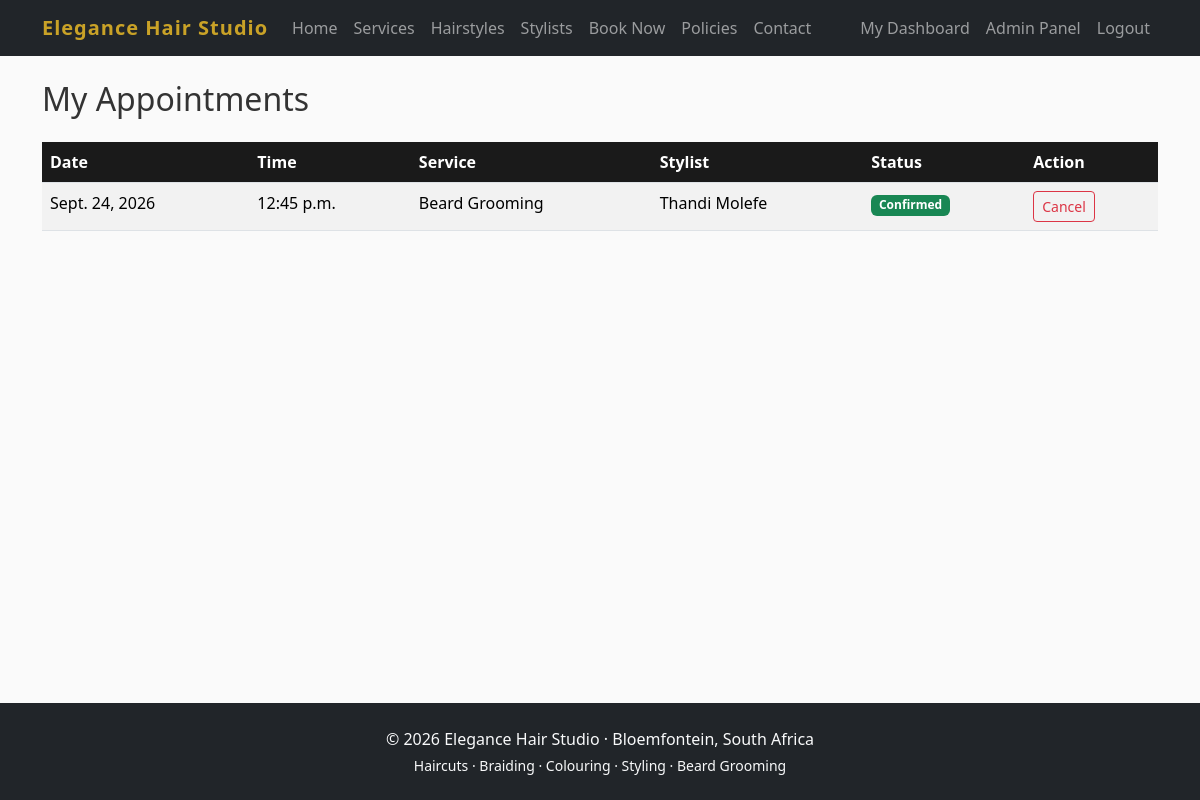
Screenshot of /bookings/my-appointments/ (signed in) with the database file from the repository.
### bookings/models.py (models this page shows, shortened)
class Appointment(models.Model):
    STATUS_CHOICES = [
        ('pending', 'Pending'),
        ('confirmed', 'Confirmed'),
        ('cancelled', 'Cancelled'),
        ('completed', 'Completed'),
    ]
    customer = models.ForeignKey(settings.AUTH_USER_MODEL, on_delete=models.CASCADE, related_name='appointments')
    service = models.ForeignKey(Service, on_delete=models.PROTECT)
    stylist = models.ForeignKey(Stylist, on_delete=models.PROTECT)
    date = models.DateField()
    start_time = models.TimeField()
    end_time = models.TimeField()
    special_requests = models.TextField(blank=True)
    status = models.CharField(max_length=20, choices=STATUS_CHOICES, default='pending')
    created_at = models.DateTimeField(auto_now_add=True)
    updated_at = models.DateTimeField(auto_now=True)
    class Meta:
        ordering = ['-date', '-start_time']
        indexes = [models.Index(fields=['stylist', 'date', 'start_time'])]

### services/models.py (models this page shows, shortened)
class Service(models.Model):
    name = models.CharField(max_length=100)
    description = models.TextField(blank=True)
    price = models.DecimalField(max_digits=8, decimal_places=2)
    duration_minutes = models.PositiveIntegerField(help_text="Duration in minutes")
    is_active = models.BooleanField(default=True)
    created_at = models.DateTimeField(auto_now_add=True)
    class Meta:
        ordering = ['name']

### stylists/models.py (models this page shows, shortened)
class Stylist(models.Model):
    ROLE_CHOICES = [
        ('senior', 'Senior Stylist'),
        ('colour', 'Colour Specialist'),
        ('junior', 'Junior Stylist'),
        ('barber', 'Barber / Beard Specialist'),
    ]
    name = models.CharField(max_length=100)
    role = models.CharField(max_length=20, choices=ROLE_CHOICES, default='senior')
    bio = models.TextField(blank=True)
    is_active = models.BooleanField(default=True)
    photo = models.ImageField(upload_to='stylists/', blank=True, null=True)

### bookings/views.py (the view)
# urls.py: path('my-appointments/', views.my_appointments, name='my_appointments'),
@login_required
def my_appointments(request):
    appointments = request.user.appointments.all()
    return render(request, 'bookings/my_appointments.html', {'appointments': appointments})

### templates/bookings/my_appointments.html (shortened to what this page needs)
{% extends 'base.html' %}
{% block content %}
<h2 class="mb-4">My Appointments</h2>
{% if appointments %}
<div class="table-responsive">
    <table class="table table-striped table-hover">
        <thead>
            <tr>
                <th>Date</th>
                <th>Time</th>
                <th>Service</th>
                <th>Stylist</th>
                <th>Status</th>
                <th>Action</th>
            </tr>
        </thead>
        <tbody>
            {% for appt in appointments %}
            <tr>
                <td>{{ appt.date }}</td>
                <td>{{ appt.start_time }}</td>
                <td>{{ appt.service.name }}</td>
                <td>{{ appt.stylist.name }}</td>
                <td><span class="badge bg-{% if appt.status == 'confirmed' %}success{% elif appt.status == 'cancelled' %}danger{% else %}secondary{% endif %}">{{ appt.get_status_display }}</span></td>
                <td>
                    {% if appt.status == 'confirmed' or appt.status == 'pending' %}
                        <a href="{% url 'bookings:cancel' appt.pk %}" class="btn btn-sm btn-outline-danger"
                           onclick="return confirm('Are you sure you want to cancel this appointment?')">Cancel</a>
                    {% else %}
                        —
                    {% endif %}
                </td>
            </tr>
            {% endfor %}
        </tbody>
    </table>
</div>
{% else %}
<p>You have no appointments yet. <a href="{% url 'bookings:book' %}">Book one now</a>.</p>
{% endif %}
{% endblock %}

### static/css/style.css (style rules this page uses)
:root { --gold: #c9a227; --dark: #1a1a1a; --cream: #f8f1e3; }
body { font-family: 'Segoe UI', system-ui, sans-serif; background-color: #fafafa; color: #333; }
.table th { background-color: var(--dark); color: white; }

### rows the page displays
Appointment: date "Sept. 24, 2026", start_time "12:45 p.m.", service.name "Beard Grooming", stylist.name "Thandi Molefe", status "Confirmed", shows "Cancel"
